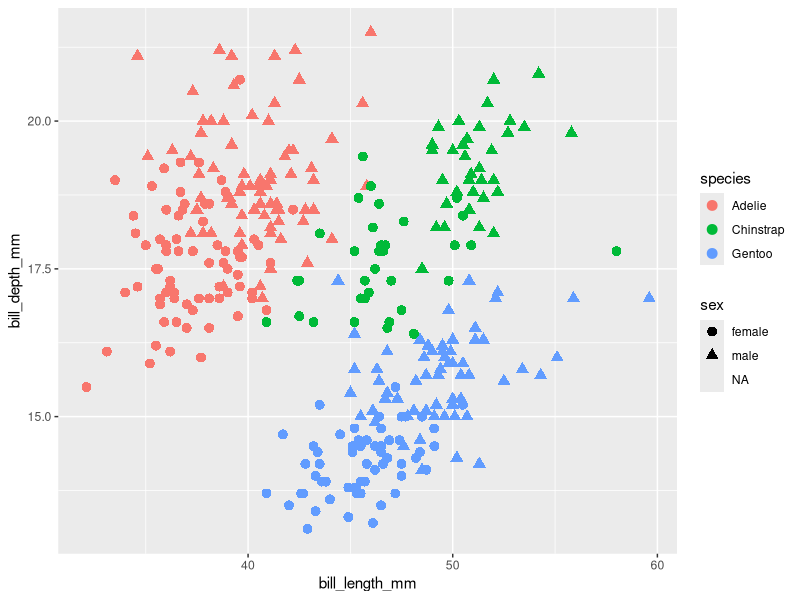

Write the R code that produced this figure.
## ---- chunk 1
#| label: installpackage 
#| install.packages("palmerpenguins")


## ---- chunk 2
#| label: loadlibraries
library(tidyverse)
library(palmerpenguins)

## ---- chunk 3
#| label: loaddata
data(penguins)

## ---- chunk 4
#| label: examinedata
head(penguins)

## ---- chunk 5
#| label: theplot
ggplot(data=penguins)+
    geom_point(aes(x=bill_length_mm,y = bill_depth_mm,color=species,shape=sex),size=3)

